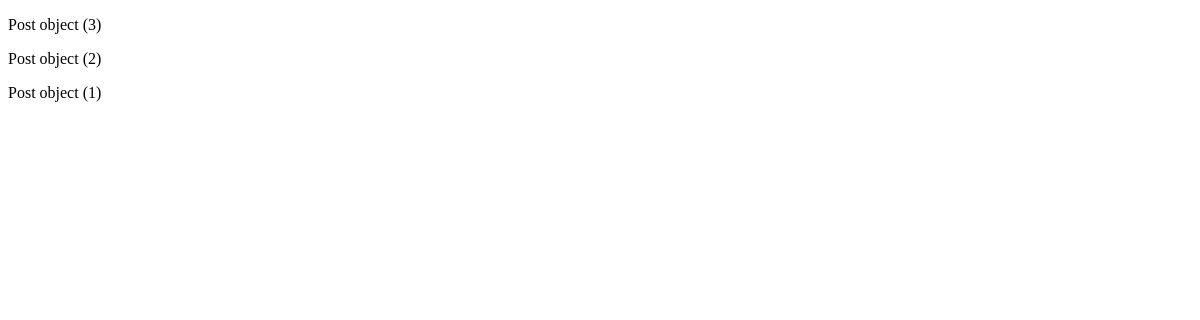
Before: /fbv/list/ with the older database file.
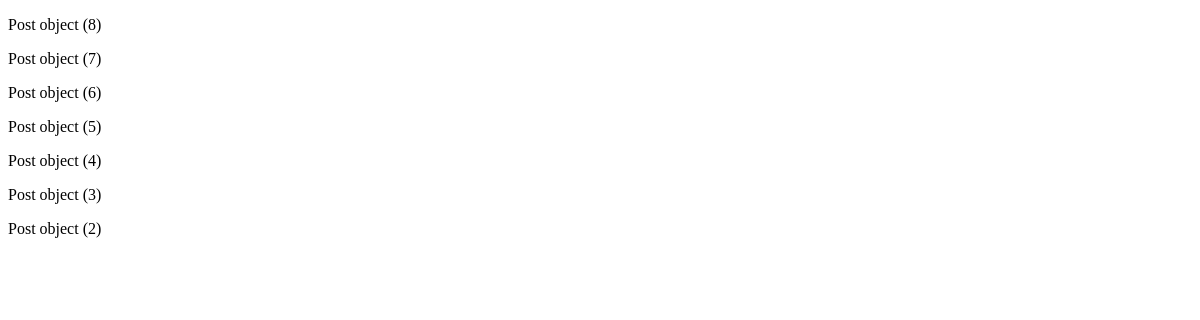
After: the same page with the newer database file.
### posts/models.py (models this page shows)
class Post(models.Model):
    image = models.ImageField(verbose_name='이미지', null=True, blank=True) # verbose_name : 관리자나 폼 등 일반 사용자쪽 페이지에 노출될 필드에 대한 이름 지정
    content = models.TextField(verbose_name='내용')
    created_at = models.DateTimeField(verbose_name='작성일', auto_now_add=True) # auto_now_add=True : 게시글 작성시 자동 날짜 입력
    view_count = models.IntegerField(verbose_name='조회수', default=0)
    writer = models.ForeignKey(to=User, on_delete=models.CASCADE, null=True, blank=True)

### posts/views.py (the view)
# urls.py: path('fbv/list/', function_list_view),
def function_list_view(request):
    object_list = Post.objects.all().order_by('-id')    # 모델을 직접 all로 불러서 order시켜야 하는 반복작업 필요.
    return render(request, 'cbv_view.html', {'object_list' : object_list})  # 그 받은 모델을 또 키:value로 넘겨줘야 하는 반복작업 필요

### posts/templates/cbv_view.html (shortened to what this page needs)
<!DOCTYPE html>
<html lang="en">
<head>
</head>
<body>
    {% for object in object_list %}
        <p>{{object}}</p>
    {% endfor %}
</body>
</html>

Changed rows visible on the page:
removed Post: id "Post object (1)"
added Post: id "Post object (8)"
added Post: id "Post object (7)"
added Post: id "Post object (6)"
added Post: id "Post object (5)"
added Post: id "Post object (4)"
